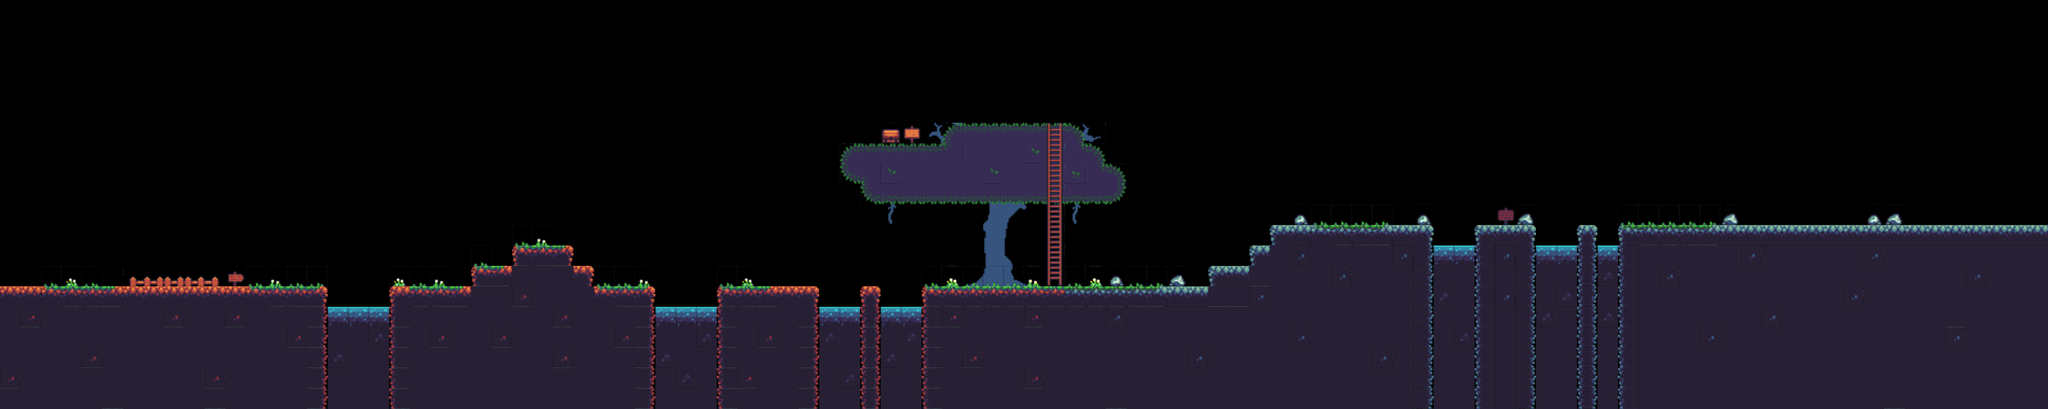

A level layout from a 2D game, rendered from its tile map. Below: a short description, then the map file with tile-grid data replaced by summaries:
An orthogonal 100x20 tile map with 32x32 px tiles, 4 tile layers (Tree, Details, Main Map, Stairs), 2 tilesets.

<map version="1.5" tiledversion="1.7.2" orientation="orthogonal" renderorder="right-down" width="100" height="20" tilewidth="32" tileheight="32" infinite="0" nextlayerid="6" nextobjectid="1">
 <tileset firstgid="1" name="sheetX2" tilewidth="32" tileheight="32" tilecount="136" columns="17">
  <image source="sheetX2.png" width="544" height="256" />
 </tileset>
 <tileset firstgid="137" name="black" tilewidth="32" tileheight="32" tilecount="1" columns="1">
  <image source="Black.png" width="32" height="32" />
 </tileset>
 <layer id="5" name="Tree" width="100" height="20">
  <properties>
   <property name="Draw" type="int" value="1" />
   <property name="Navigation" value="0" />
  </properties>
  <data>[2000 cells, 22 non-empty, 20 distinct tile ids]</data>
 </layer>
 <layer id="3" name="Details" width="100" height="20">
  <properties>
   <property name="Draw" type="int" value="1" />
  </properties>
  <data>[2000 cells, 56 non-empty, 15 distinct tile ids]</data>
 </layer>
 <layer id="1" name="Main Map" width="100" height="20">
  <properties>
   <property name="Draw" type="int" value="1" />
   <property name="Navigation" value="1" />
  </properties>
  <data>[2000 cells, 762 non-empty, 43 distinct tile ids]</data>
 </layer>
 <layer id="4" name="Stairs" width="100" height="20">
  <properties>
   <property name="Draw" type="int" value="1" />
   <property name="Navigation" value="1" />
  </properties>
  <data>[2000 cells, 8 non-empty, 3 distinct tile ids]</data>
 </layer>
</map>